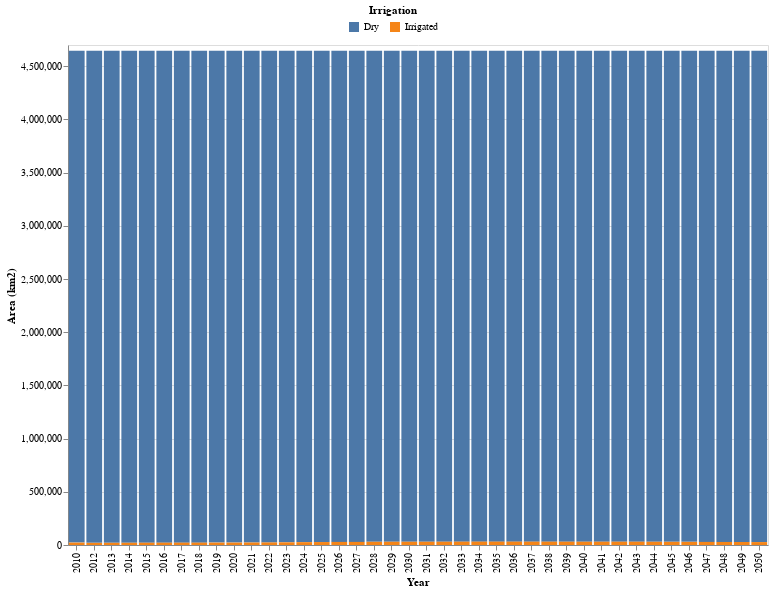

Source (notebook cell):
### Code cell
# HIDE CODE
lm_area = get_AREA_lm(crosstab_lm)
plot_area_lm(lm_area)

### Figure 1 — Vega-Lite specification as saved in the notebook (floating-point values rounded to 4 significant figures)
{"config": {"view": {"continuousWidth": 300, "continuousHeight": 300}}, "data": {"name": "data-d2218beba7a9f2c01b0b4e4fdfdf7841"}, "mark": {"type": "bar"}, "encoding": {"color": {"field": "Irrigation", "legend": {"direction": "horizontal", "legendX": 280, "legendY": -40, "orient": "none", "title": "Irrigation", "titleAnchor": "middle"}, "title": "Irrigation", "type": "nominal"}, "tooltip": [{"field": "Year", "type": "quantitative"}, {"field": "Irrigation", "type": "nominal"}, {"field": "Area (km2)", "type": "quantitative"}], "x": {"field": "Year", "title": "Year", "type": "ordinal"}, "y": {"field": "Area (km2)", "scale": {"domain": [0, 4700000]}, "title": "Area (km2)", "type": "quantitative"}}, "height": 500, "width": 700, "$schema": "https://vega.github.io/schema/vega-lite/v5.15.1.json", "datasets": {"data-d2218beba7a9f2c01b0b4e4fdfdf7841": [{"Year": 2010, "Irrigation": "Dry", "Area (km2)": 4624000.0}, {"Year": 2010, "Irrigation": "Irrigated", "Area (km2)": 22340.0}, {"Year": 2012, "Irrigation": "Dry", "Area (km2)": 4627000.0}, {"Year": 2012, "Irrigation": "Irrigated", "Area (km2)": 20130.0}, {"Year": 2013, "Irrigation": "Dry", "Area (km2)": 4626000.0}, {"Year": 2013, "Irrigation": "Irrigated", "Area (km2)": 20580.0}, {"Year": 2014, "Irrigation": "Dry", "Area (km2)": 4626000.0}, {"Year": 2014, "Irrigation": "Irrigated", "Area (km2)": 20920.0}, {"Year": 2015, "Irrigation": "Dry", "Area (km2)": 4625000.0}, {"Year": 2015, "Irrigation": "Irrigated", "Area (km2)": 21310.0}, {"Year": 2016, "Irrigation": "Dry", "Area (km2)": 4625000.0}, {"Year": 2016, "Irrigation": "Irrigated", "Area (km2)": 21820.0}, {"Year": 2017, "Irrigation": "Dry", "Area (km2)": 4625000.0}, {"Year": 2017, "Irrigation": "Irrigated", "Area (km2)": 22000.0}, {"Year": 2018, "Irrigation": "Dry", "Area (km2)": 4625000.0}, {"Year": 2018, "Irrigation": "Irrigated", "Area (km2)": 22200.0}, {"Year": 2019, "Irrigation": "Dry", "Area (km2)": 4624000.0}, {"Year": 2019, "Irrigation": "Irrigated", "Area (km2)": 22420.0}, {"Year": 2020, "Irrigation": "Dry", "Area (km2)": 4624000.0}, {"Year": 2020, "Irrigation": "Irrigated", "Area (km2)": 22520.0}, {"Year": 2021, "Irrigation": "Dry", "Area (km2)": 4623000.0}, {"Year": 2021, "Irrigation": "Irrigated", "Area (km2)": 23290.0}, {"Year": 2022, "Irrigation": "Dry", "Area (km2)": 4623000.0}, {"Year": 2022, "Irrigation": "Irrigated", "Area (km2)": 24030.0}, {"Year": 2023, "Irrigation": "Dry", "Area (km2)": 4621000.0}, {"Year": 2023, "Irrigation": "Irrigated", "Area (km2)": 25290.0}, {"Year": 2024, "Irrigation": "Dry", "Area (km2)": 4620000.0}, {"Year": 2024, "Irrigation": "Irrigated", "Area (km2)": 27030.0}, {"Year": 2025, "Irrigation": "Dry", "Area (km2)": 4619000.0}, {"Year": 2025, "Irrigation": "Irrigated", "Area (km2)": 27840.0}, {"Year": 2026, "Irrigation": "Dry", "Area (km2)": 4618000.0}, {"Year": 2026, "Irrigation": "Irrigated", "Area (km2)": 29130.0}, {"Year": 2027, "Irrigation": "Dry", "Area (km2)": 4617000.0}, {"Year": 2027, "Irrigation": "Irrigated", "Area (km2)": 29300.0}, {"Year": 2028, "Irrigation": "Dry", "Area (km2)": 4617000.0}, {"Year": 2028, "Irrigation": "Irrigated", "Area (km2)": 30080.0}, {"Year": 2029, "Irrigation": "Dry", "Area (km2)": 4616000.0}, {"Year": 2029, "Irrigation": "Irrigated", "Area (km2)": 30420.0}, {"Year": 2030, "Irrigation": "Dry", "Area (km2)": 4616000.0}, {"Year": 2030, "Irrigation": "Irrigated", "Area (km2)": 30430.0}, {"Year": 2031, "Irrigation": "Dry", "Area (km2)": 4616000.0}, {"Year": 2031, "Irrigation": "Irrigated", "Area (km2)": 30510.0}, {"Year": 2032, "Irrigation": "Dry", "Area (km2)": 4616000.0}, {"Year": 2032, "Irrigation": "Irrigated", "Area (km2)": 30880.0}, {"Year": 2033, "Irrigation": "Dry", "Area (km2)": 4615000.0}, {"Year": 2033, "Irrigation": "Irrigated", "Area (km2)": 31340.0}, {"Year": 2034, "Irrigation": "Dry", "Area (km2)": 4615000.0}, {"Year": 2034, "Irrigation": "Irrigated", "Area (km2)": 31690.0}, {"Year": 2035, "Irrigation": "Dry", "Area (km2)": 4615000.0}, {"Year": 2035, "Irrigation": "Irrigated", "Area (km2)": 31660.0}, {"Year": 2036, "Irrigation": "Dry", "Area (km2)": 4615000.0}, {"Year": 2036, "Irrigation": "Irrigated", "Area (km2)": 31570.0}, {"Year": 2037, "Irrigation": "Dry", "Area (km2)": 4615000.0}, {"Year": 2037, "Irrigation": "Irrigated", "Area (km2)": 31390.0}, {"Year": 2038, "Irrigation": "Dry", "Area (km2)": 4615000.0}, {"Year": 2038, "Irrigation": "Irrigated", "Area (km2)": 31280.0}, {"Year": 2039, "Irrigation": "Dry", "Area (km2)": 4616000.0}, {"Year": 2039, "Irrigation": "Irrigated", "Area (km2)": 31030.0}, {"Year": 2040, "Irrigation": "Dry", "Area (km2)": 4616000.0}, {"Year": 2040, "Irrigation": "Irrigated", "Area (km2)": 30830.0}, {"Year": 2041, "Irrigation": "Dry", "Area (km2)": 4616000.0}, {"Year": 2041, "Irrigation": "Irrigated", "Area (km2)": 30930.0}, {"Year": 2042, "Irrigation": "Dry", "Area (km2)": 4616000.0}, {"Year": 2042, "Irrigation": "Irrigated", "Area (km2)": 31050.0}, {"Year": 2043, "Irrigation": "Dry", "Area (km2)": 4616000.0}, {"Year": 2043, "Irrigation": "Irrigated", "Area (km2)": 30940.0}, {"Year": 2044, "Irrigation": "Dry", "Area (km2)": 4616000.0}, {"Year": 2044, "Irrigation": "Irrigated", "Area (km2)": 30270.0}, {"Year": 2045, "Irrigation": "Dry", "Area (km2)": 4617000.0}, {"Year": 2045, "Irrigation": "Irrigated", "Area (km2)": 29780.0}, {"Year": 2046, "Irrigation": "Dry", "Area (km2)": 4617000.0}, {"Year": 2046, "Irrigation": "Irrigated", "Area (km2)": 29430.0}, {"Year": 2047, "Irrigation": "Dry", "Area (km2)": 4618000.0}, {"Year": 2047, "Irrigation": "Irrigated", "Area (km2)": 29150.0}, {"Year": 2048, "Irrigation": "Dry", "Area (km2)": 4618000.0}, {"Year": 2048, "Irrigation": "Irrigated", "Area (km2)": 28560.0}, {"Year": 2049, "Irrigation": "Dry", "Area (km2)": 4619000.0}, {"Year": 2049, "Irrigation": "Irrigated", "Area (km2)": 28050.0}, {"Year": 2050, "Irrigation": "Dry", "Area (km2)": 4619000.0}, {"Year": 2050, "Irrigation": "Irrigated", "Area (km2)": 27570.0}]}}
